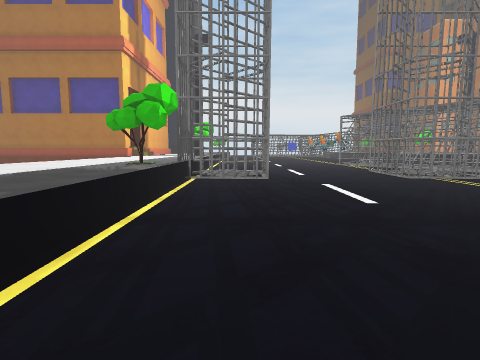
view 1 (above)

24 first-person views from a walk through a scene from a Unity 3-D project. The camera is 1.3 m above the floor, tilts 6° down and sees 80° across. The floor is counted in squares, 2 m on a side. Each view is taken from the middle of a square. On the plan, view 1 faces up. The plan holds only what a view shows up to about 9 squares ahead; the rest is blank. The place goes on beyond the plan. The player character is not drawn. Surface patterns are stand-ins for the level's own textures.

view 2
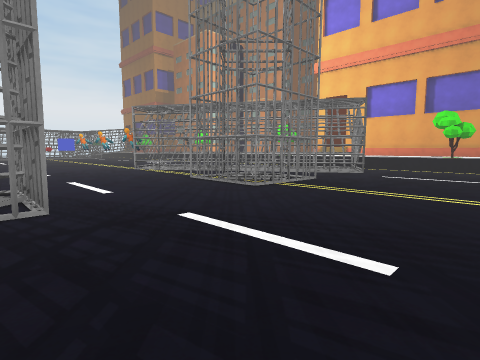

view 3
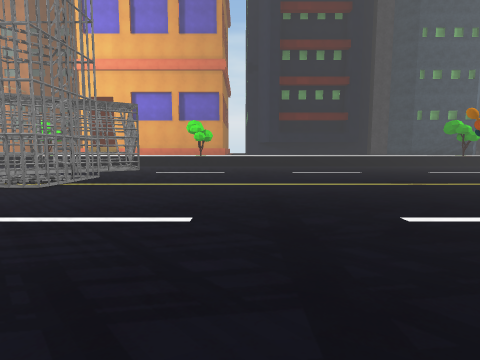

view 4
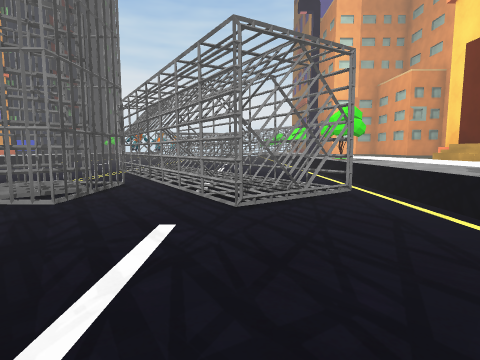

view 5
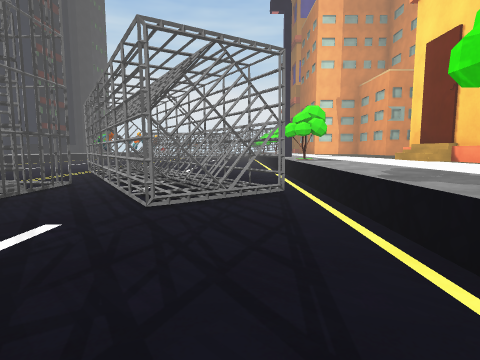

view 6
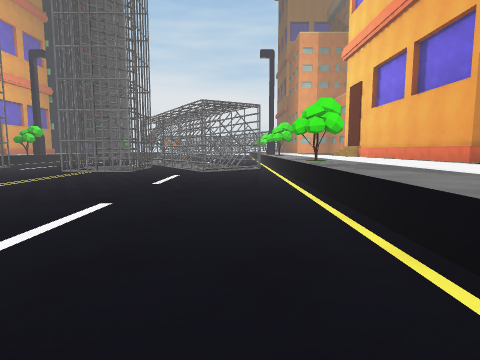

view 7
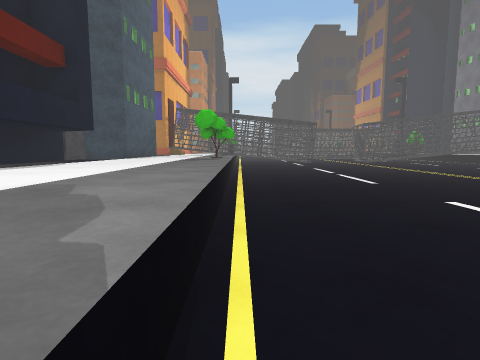

view 8
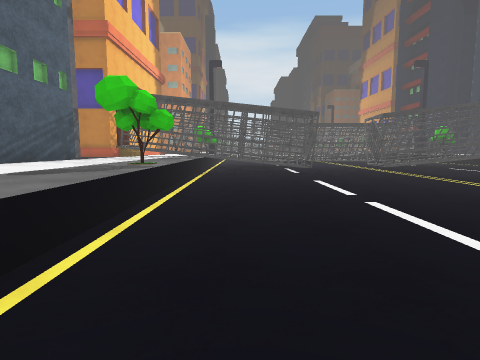

view 9
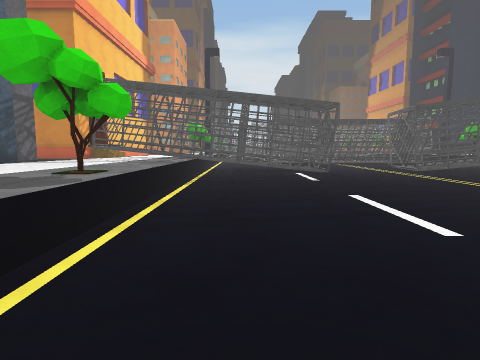

view 10
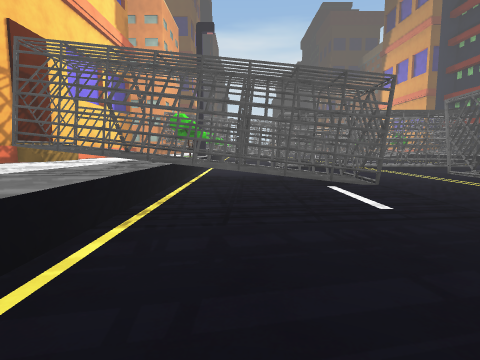

view 11
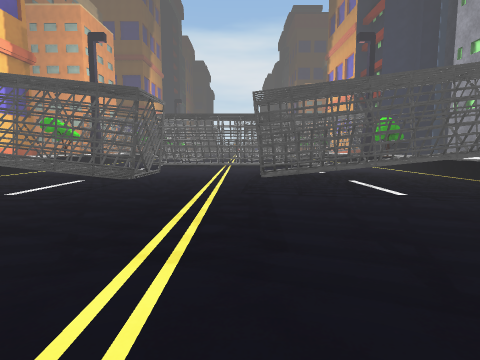

view 12
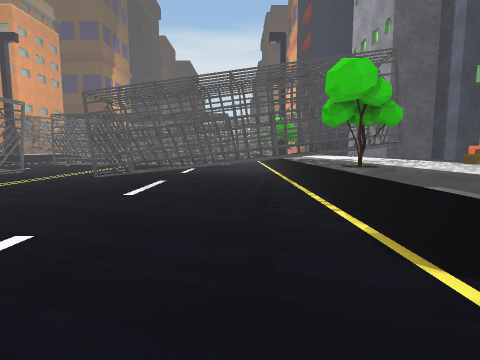

view 13
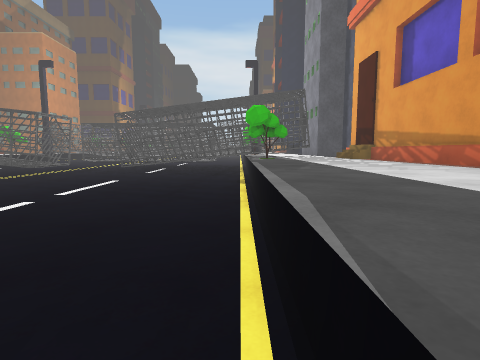

view 14
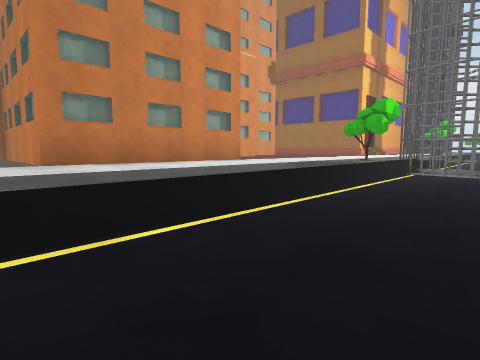

view 15
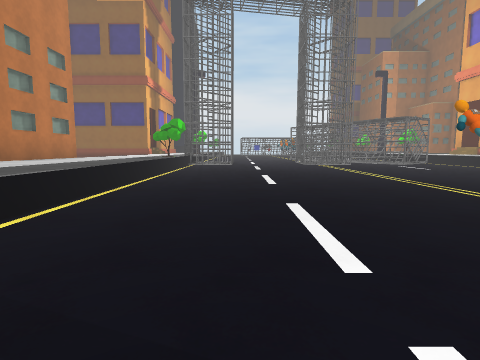

view 16
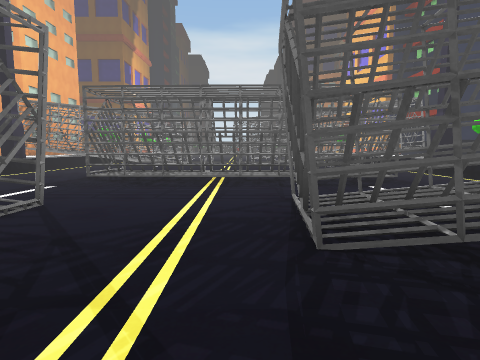

view 17
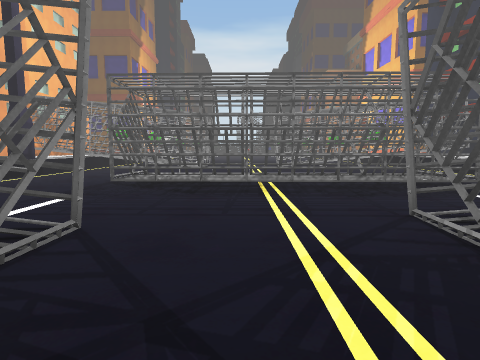

view 18
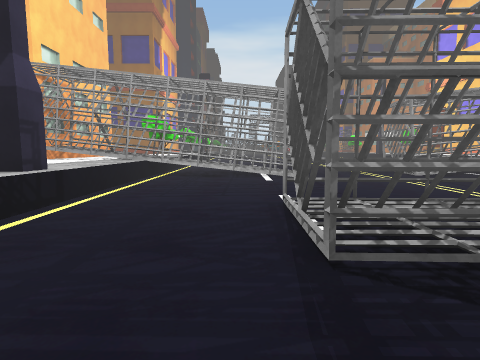

view 19
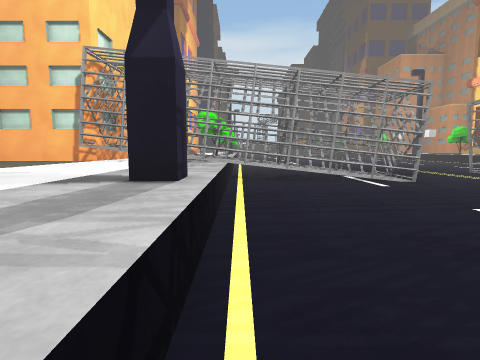

view 20
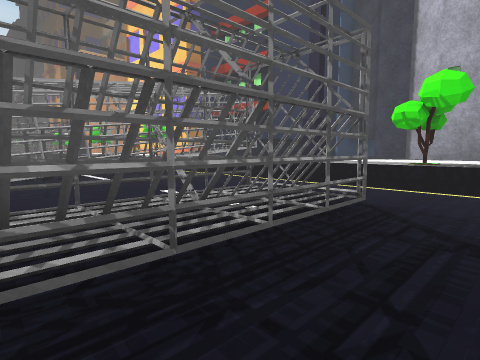

view 21
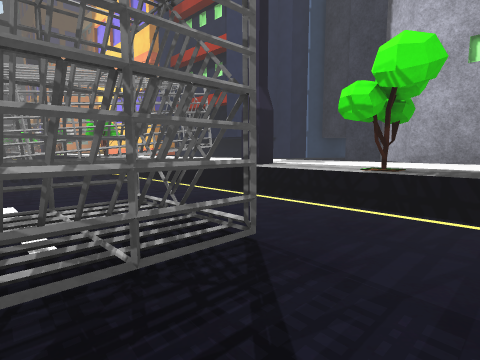

view 22
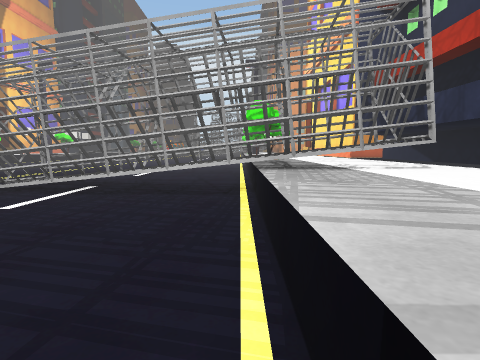

view 23
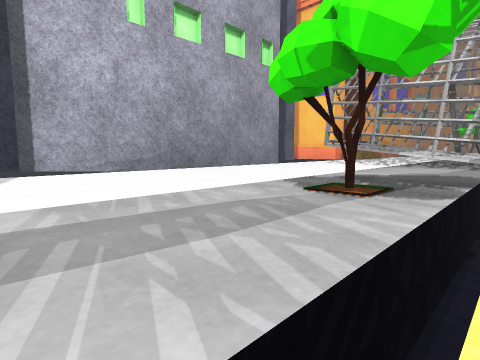

view 24
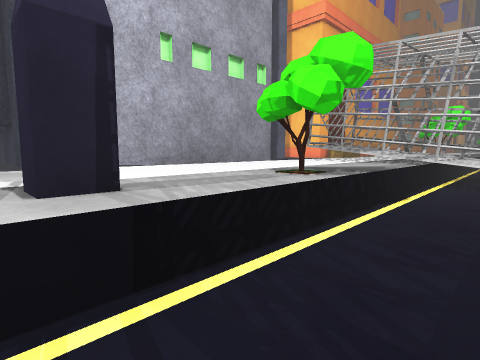

### Floor plan
Key: @ floor where view 1 was taken; # wall or solid block; . floor; = window, fence, low wall or low ledge; ^ raised ledge; T thing the floor can be seen under or through; R tree; C blue cube; O other object.
Columns run from 4 left of view 1 to 13 right of it. Each row starts with its distance up from view 1.
 12       ... # ...^^^
 11      .C..##=...R^^
 10      .....T#=..^^^
  9 ^^^  .....T#=..^^^
  8 ^^^.##..TTTT#=.^^^
  7 ^^^^##..TTT.##.^^^
  6 ^^^###..TTT....^^^
  5 ^^R............R^^
  4 ^^^............R^^
  3 ^^^............^^^
  2 ^^^............^^^
  1 ^^^............^^
  0 ^^^.@..........^^^
 -1 ^^^............^^^
 -2 ^^^......O.....^^^
 -3  ^^............^^^
 -4 ^^^............^^^
 -5 ^^^............^^^
 -6 ^^^............R^^
 -7 ^^^............^^^
 -8 ^^^............^^^
 -9 ^^R............^^^
-10 ^^^............^^^
-11 ^^^............^^^
-12 ^###TTT#....=#=^^^
-13 ^^^#TT=#...####^##
-14 ^^^............^^^
-15 ^^^............  ^
-16 ^^R............
-17 ^^^..##=T#T=...^
-18 ^^^..##.TTTT...^^
-19 ^^^............^^^
-20 ^^^............^^^
-21 ^^^............^^^
-22 ^^^###.....####^^^
-23 ^^^#####...####^##
-24 ^^^^####...# #^^^#

Positions as (right, up) in squares from view 1, and headings:
1: (0, 0), facing up
2: (0, 3), facing up-right
3: (-1, 3), facing right
4: (8, 3), facing up
5: (9, 3), facing up
6: (9, -2), facing up
7: (10, 3), facing down
8: (9, -1), facing down
9: (9, -3), facing down
10: (9, -6), facing down
11: (4, -5), facing down
12: (0, -5), facing down
13: (-1, -1), facing down
14: (1, -2), facing up-left
15: (1, -6), facing up
16: (4, -10), facing down
17: (5, -11), facing down
18: (8, -15), facing down
19: (10, -16), facing down
20: (4, -15), facing down-left
21: (2, -15), facing down-left
22: (-1, -18), facing down
23: (-1, -18), facing up-left
24: (0, -19), facing up-left
